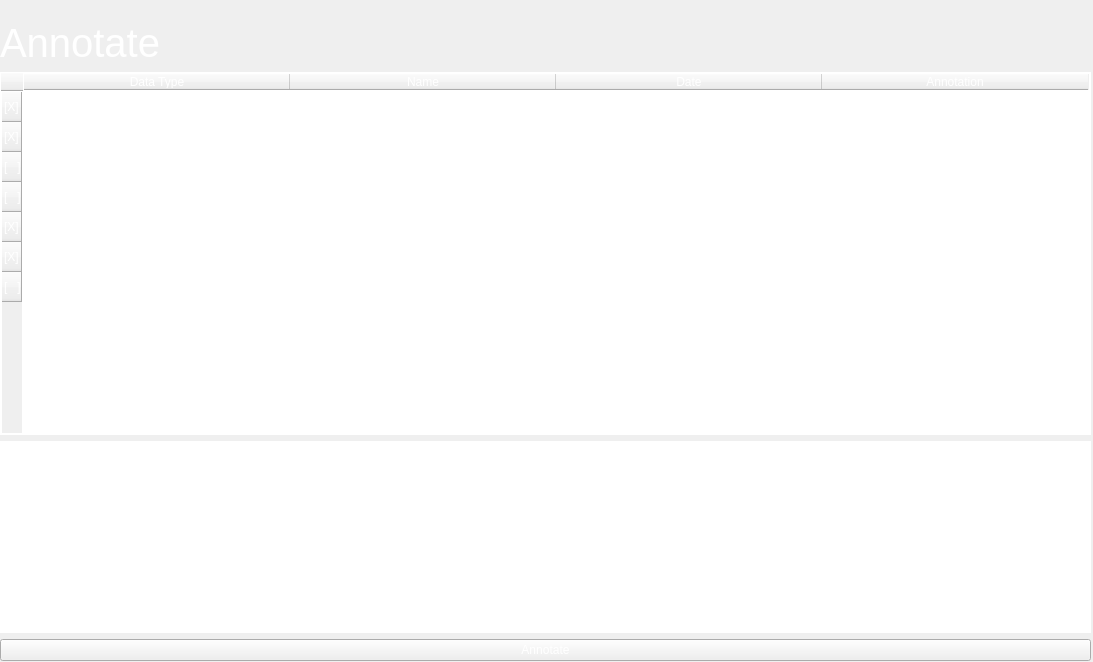
<?xml version="1.0" encoding="UTF-8"?>
<ui version="4.0">
 <class>Form</class>
 <widget class="QWidget" name="Form">
  <property name="geometry">
   <rect>
    <x>0</x>
    <y>0</y>
    <width>1093</width>
    <height>662</height>
   </rect>
  </property>
  <property name="windowTitle">
   <string>Form</string>
  </property>
  <widget class="QWidget" name="gridLayoutWidget">
   <property name="geometry">
    <rect>
     <x>0</x>
     <y>20</y>
     <width>1091</width>
     <height>641</height>
    </rect>
   </property>
   <layout class="QGridLayout" name="gridLayout_2">
    <item row="1" column="1">
     <layout class="QHBoxLayout" name="horizontalLayout_2">
      <item>
       <widget class="QLabel" name="label">
        <property name="font">
         <font>
          <pointsize>30</pointsize>
         </font>
        </property>
        <property name="styleSheet">
         <string notr="true">color: white;</string>
        </property>
        <property name="text">
         <string>Annotate</string>
        </property>
       </widget>
      </item>
     </layout>
    </item>
    <item row="4" column="1">
     <widget class="QTextEdit" name="Text_Edit">
      <property name="styleSheet">
       <string notr="true">border: 1px solid white;
color: white;</string>
      </property>
      <property name="html">
       <string>&lt;!DOCTYPE HTML PUBLIC &quot;-//W3C//DTD HTML 4.0//EN&quot; &quot;http://www.w3.org/TR/REC-html40/strict.dtd&quot;&gt;
&lt;html&gt;&lt;head&gt;&lt;meta name=&quot;qrichtext&quot; content=&quot;1&quot; /&gt;&lt;style type=&quot;text/css&quot;&gt;
p, li { white-space: pre-wrap; }
&lt;/style&gt;&lt;/head&gt;&lt;body style=&quot; font-family:'Cantarell'; font-size:11pt; font-weight:400; font-style:normal;&quot;&gt;
&lt;p style=&quot; margin-top:0px; margin-bottom:0px; margin-left:0px; margin-right:0px; -qt-block-indent:0; text-indent:0px;&quot;&gt;Captured Last Week&lt;/p&gt;&lt;/body&gt;&lt;/html&gt;</string>
      </property>
     </widget>
    </item>
    <item row="3" column="1">
     <widget class="QTableWidget" name="Table_Widget">
      <property name="sizePolicy">
       <sizepolicy hsizetype="Expanding" vsizetype="Expanding">
        <horstretch>35</horstretch>
        <verstretch>21</verstretch>
       </sizepolicy>
      </property>
      <property name="font">
       <font/>
      </property>
      <property name="tabletTracking">
       <bool>false</bool>
      </property>
      <property name="focusPolicy">
       <enum>Qt::WheelFocus</enum>
      </property>
      <property name="styleSheet">
       <string notr="true">gridline-color: white;
color: white;
border: 1px solid white;</string>
      </property>
      <property name="showGrid">
       <bool>true</bool>
      </property>
      <property name="sortingEnabled">
       <bool>false</bool>
      </property>
      <property name="wordWrap">
       <bool>true</bool>
      </property>
      <property name="cornerButtonEnabled">
       <bool>true</bool>
      </property>
      <property name="rowCount">
       <number>7</number>
      </property>
      <attribute name="horizontalHeaderVisible">
       <bool>true</bool>
      </attribute>
      <attribute name="horizontalHeaderCascadingSectionResizes">
       <bool>true</bool>
      </attribute>
      <attribute name="horizontalHeaderMinimumSectionSize">
       <number>36</number>
      </attribute>
      <attribute name="horizontalHeaderDefaultSectionSize">
       <number>266</number>
      </attribute>
      <attribute name="verticalHeaderMinimumSectionSize">
       <number>17</number>
      </attribute>
      <attribute name="verticalHeaderDefaultSectionSize">
       <number>30</number>
      </attribute>
      <row>
       <property name="text">
        <string>[X]</string>
       </property>
      </row>
      <row>
       <property name="text">
        <string>[X]</string>
       </property>
      </row>
      <row>
       <property name="text">
        <string>[   ]</string>
       </property>
      </row>
      <row>
       <property name="text">
        <string>[   ]</string>
       </property>
      </row>
      <row>
       <property name="text">
        <string>[X]</string>
       </property>
      </row>
      <row>
       <property name="text">
        <string>[X]</string>
       </property>
      </row>
      <row>
       <property name="text">
        <string>[   ]</string>
       </property>
      </row>
      <column>
       <property name="text">
        <string>Data Type</string>
       </property>
      </column>
      <column>
       <property name="text">
        <string>Name</string>
       </property>
      </column>
      <column>
       <property name="text">
        <string>Date</string>
       </property>
      </column>
      <column>
       <property name="text">
        <string>Annotation</string>
       </property>
      </column>
      <item row="0" column="0">
       <property name="text">
        <string>Keystroke</string>
       </property>
      </item>
      <item row="0" column="1">
       <property name="text">
        <string>keys_01.pdf</string>
       </property>
      </item>
      <item row="0" column="2">
       <property name="text">
        <string>03/18/2021</string>
       </property>
      </item>
      <item row="0" column="3">
       <property name="text">
        <string>IMPORTANT</string>
       </property>
      </item>
      <item row="1" column="0">
       <property name="text">
        <string>PCAP</string>
       </property>
      </item>
      <item row="1" column="1">
       <property name="text">
        <string>first-capture.pcapng</string>
       </property>
      </item>
      <item row="1" column="2">
       <property name="text">
        <string>03/17/2021</string>
       </property>
      </item>
      <item row="1" column="3">
       <property name="text">
        <string/>
       </property>
      </item>
      <item row="2" column="0">
       <property name="text">
        <string>PNG</string>
       </property>
      </item>
      <item row="2" column="1">
       <property name="text">
        <string>IMAGE_001.png</string>
       </property>
      </item>
      <item row="2" column="2">
       <property name="text">
        <string>03/13/2021</string>
       </property>
      </item>
      <item row="2" column="3">
       <property name="text">
        <string/>
       </property>
      </item>
      <item row="3" column="0">
       <property name="text">
        <string>PCAP</string>
       </property>
      </item>
      <item row="3" column="1">
       <property name="text">
        <string>second-capture.pcapng</string>
       </property>
      </item>
      <item row="3" column="2">
       <property name="text">
        <string>03/19/2021</string>
       </property>
      </item>
      <item row="3" column="3">
       <property name="text">
        <string/>
       </property>
      </item>
      <item row="4" column="0">
       <property name="text">
        <string>MP4</string>
       </property>
      </item>
      <item row="4" column="1">
       <property name="text">
        <string>VID_05576_03192021.MP4</string>
       </property>
      </item>
      <item row="4" column="2">
       <property name="text">
        <string>03/18/2021</string>
       </property>
      </item>
      <item row="4" column="3">
       <property name="text">
        <string>Captured last week</string>
       </property>
      </item>
      <item row="5" column="0">
       <property name="text">
        <string>Keystrokes</string>
       </property>
      </item>
      <item row="5" column="1">
       <property name="text">
        <string>keys_02.pdf</string>
       </property>
      </item>
      <item row="5" column="2">
       <property name="text">
        <string>03/19/2021</string>
       </property>
      </item>
      <item row="5" column="3">
       <property name="text">
        <string>Add to report</string>
       </property>
      </item>
      <item row="6" column="0">
       <property name="text">
        <string>PNG</string>
       </property>
      </item>
      <item row="6" column="1">
       <property name="text">
        <string>IMAGE_002.png</string>
       </property>
      </item>
      <item row="6" column="2">
       <property name="text">
        <string>03/21/2021</string>
       </property>
      </item>
     </widget>
    </item>
    <item row="5" column="1">
     <widget class="QPushButton" name="pushButton">
      <property name="styleSheet">
       <string notr="true">color: white;l</string>
      </property>
      <property name="text">
       <string>Annotate</string>
      </property>
     </widget>
    </item>
   </layout>
  </widget>
 </widget>
 <resources/>
 <connections/>
</ui>
